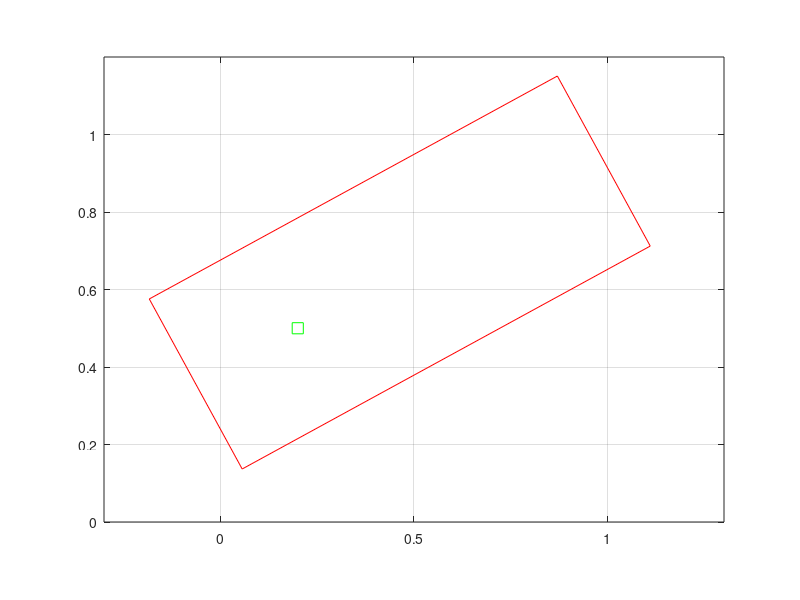

Reproduce this figure in MATLAB. (Note: this script raises an error after producing the figure.)
function ss_plot()

cla

angle = -0.5;
R = [cos(angle) -sin(angle);
     sin(angle)  cos(angle)];
RR = [R; -R];

r = [0.2;0.5];

Css = [0.9;0.25;0.3;0.25];
Cds = [0.7;0.25;0.25;0.25];

C = Css + RR*r;

plot_constraints(RR,C,'r');
plot(r(1), r(2), 'gs', 'markersize', 8);

axis equal
grid on
box on
axis([-0.3 1.3 0.0 1.2])

draw_arrow([0;0], r, 0.025, 0.06, 'black', 'black', 0, '-', 1);
text(0.08,0.3,'r')

draw_arrow(r, r + R'*[Css(1); 0], 0.025, 0.06, 'blue', 'blue', 0, '-', 1);
text(0.65,0.8,'h')
draw_arrow(r, r + R'*[0; Css(2)], 0.025, 0.06, 'blue', 'blue', 0, '-', 1);
text(0.1,0.6,'j')
draw_arrow(r, r - R'*[Css(3); 0], 0.025, 0.06, 'blue', 'blue', 0, '-', 1);
text(0.0,0.45,'k')
draw_arrow(r, r - R'*[0; Css(4)], 0.025, 0.06, 'blue', 'blue', 0, '-', 1);
text(0.3,0.4,'l')

plot ([r(1) r(1)+0.6], [r(2) r(2)], 'k:');
text(0.4,0.55,'a')

print -depsc2 -FTimes:16 -tight rect_constraints.eps 



%%%%


function plot_constraints(A, b, color, patch_flag)
%
% plot constraints A*x <= b (in 2D)
%

if nargin < 4
    patch_flag = 0;
    if nargin < 3
        color = 'b';
    end
end

p = Constraints2Vert(A,b);

if patch_flag
    patch(p(:,1),p(:,2), [0.95,0.95,0.95], 'linewidth', 2, 'linestyle', ':')
end

plot_ConvHull(p,color);



%%%%


function p = Constraints2Vert(A,b)
%
% Compute the vertices of a polygon from the 
% constraints (A*x <= b)
%
% Inputs:
% --------
% A, b    - form the linear constraint inequalities in 2D
%
% Outputs:
% ---------
% p       - all vertex points
% dim     - dimensions of each constraint
%

p = [0;0];

dim = size(A,1);

for i = 1:1:dim-1
  p(:,i+1) = A(i:i+1,:)\b(i:i+1);
end

p(:,1) = A([1,size(A,1)],:)\b([1,size(A,1)]);
p = p';


%%%%


function plot_ConvHull(c,color)
%
% Function to display a convex hull defined by n 2D points.
%
% Inputs:
% --------
% c     - points [n x 2]
% color - color. For example 'b' 
%

% Row size of c (the points defining the convex hull) 
n = size(c,1); 

% Plots the convex hull
hold on;
for i=1:n-1
  plot([c(i,1) c(i+1,1)], [c(i,2) c(i+1,2)], color);
end
plot([c(1,1) c(n,1)], [c(1,2) c(n,2)], color);

%%%EOF%
